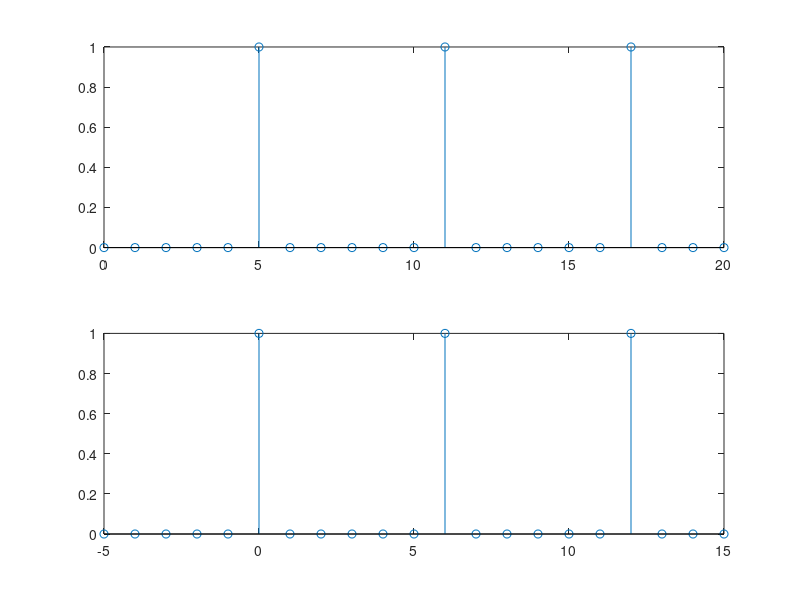
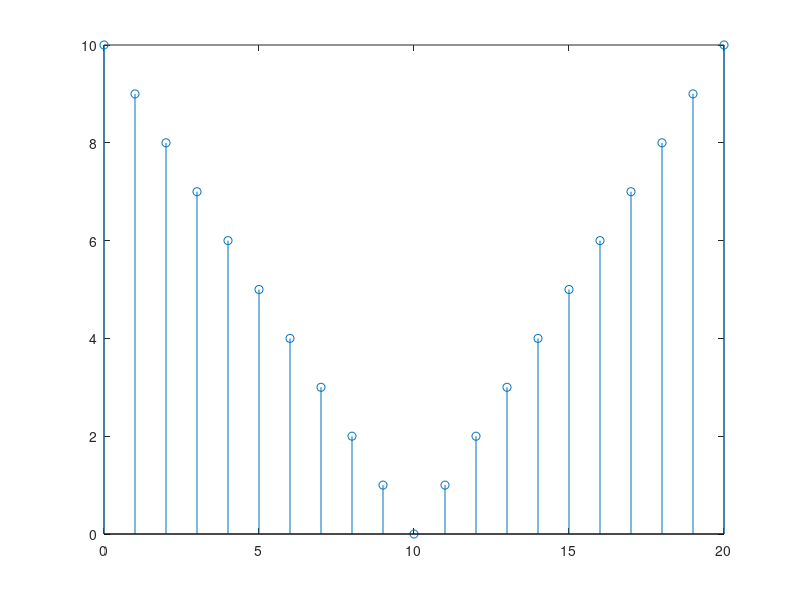
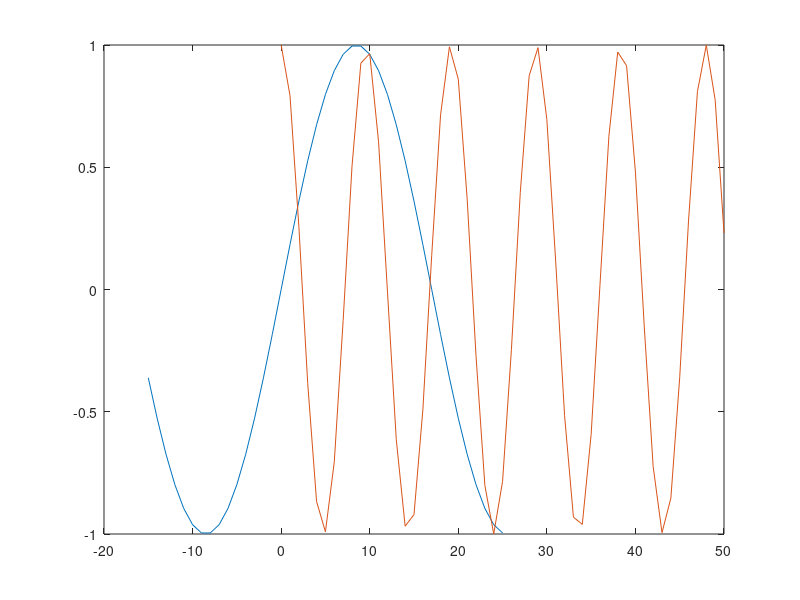
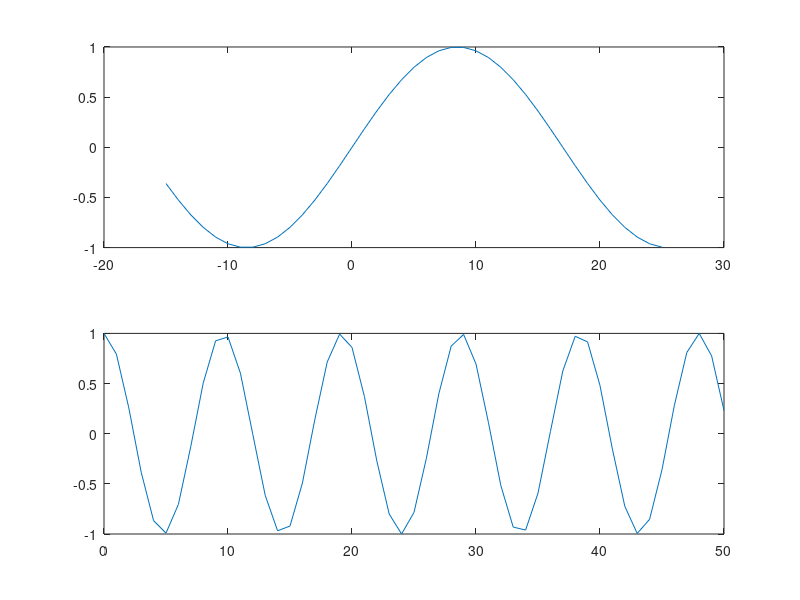

Here is the MATLAB script that generated these plots, in order:
v=zeros(1,21);
v(6)=1;
v(12)=1;
v(18)=1;
n=0:20;
m=-5:15;

%reprezentam grafic vectorul z in functie de n si m folosind functia
%subplot
figure(1)
subplot(2,1,1)
stem(n,v)
subplot(2,1,2)
stem(m,v)

%reprezentam grafic vectorul t in functie de n
figure(2)
t=abs(10-n);
stem(n,t)

%reprezint grafic vectorul x1 si x2 in functi de n si m, in acelasi sistem de
%coordonate
figure(3)
n=-15:25;
x1=sin(pi/17*n);
m=0:50;
x2=cos(pi/sqrt(23)*m);
plot(n,x1,m,x2)

%reprezint grafic vectorul x1 si x2, folosind functia subplot
figure(4)
subplot(2,1,1)
plot(n,x1)
subplot(2,1,2)
plot(m,x2)
figure(5)

%reprezint grafic vectorul x1 si x2,folosind functia subplot si stem
subplot(2,1,1)
stem(n,x1)
subplot(2,1,2)
stem(m,x2)

figure(6)
stem(n,x1)
hold on
stem(m,x2)
%am reprezentat vectorii in acelasi grafic cu functia stem


